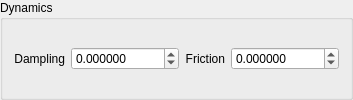
          <widget class="QGroupBox" name="JointDynamicsGroupBox">
           <property name="enabled">
            <bool>true</bool>
           </property>
           <property name="title">
            <string>Dynamics</string>
           </property>
           <layout class="QHBoxLayout">
            <item>
             <widget class="QLabel" name="label_74">
              <property name="maximumSize">
               <size>
                <width>16777215</width>
                <height>16777215</height>
               </size>
              </property>
              <property name="layoutDirection">
               <enum>Qt::LeftToRight</enum>
              </property>
              <property name="text">
               <string>Dampling</string>
              </property>
              <property name="alignment">
               <set>Qt::AlignRight|Qt::AlignTrailing|Qt::AlignVCenter</set>
              </property>
             </widget>
            </item>
            <item>
             <widget class="QDoubleSpinBox" name="JointDynamicsDamplingSpinBox">
              <property name="decimals">
               <number>6</number>
              </property>
              <property name="minimum">
               <double>-10000.000000000000000</double>
              </property>
              <property name="maximum">
               <double>10000.000000000000000</double>
              </property>
              <property name="singleStep">
               <double>0.001000000000000</double>
              </property>
              <property name="value">
               <double>0.000000000000000</double>
              </property>
             </widget>
            </item>
            <item>
             <widget class="QLabel" name="label_75">
              <property name="maximumSize">
               <size>
                <width>16777215</width>
                <height>16777215</height>
               </size>
              </property>
              <property name="layoutDirection">
               <enum>Qt::LeftToRight</enum>
              </property>
              <property name="text">
               <string>Friction</string>
              </property>
              <property name="alignment">
               <set>Qt::AlignRight|Qt::AlignTrailing|Qt::AlignVCenter</set>
              </property>
             </widget>
            </item>
            <item>
             <widget class="QDoubleSpinBox" name="JointDynamicsFrictionSpinBox">
              <property name="decimals">
               <number>6</number>
              </property>
              <property name="minimum">
               <double>-10000.000000000000000</double>
              </property>
              <property name="maximum">
               <double>10000.000000000000000</double>
              </property>
              <property name="singleStep">
               <double>0.001000000000000</double>
              </property>
             </widget>
            </item>
           </layout>
          </widget>
